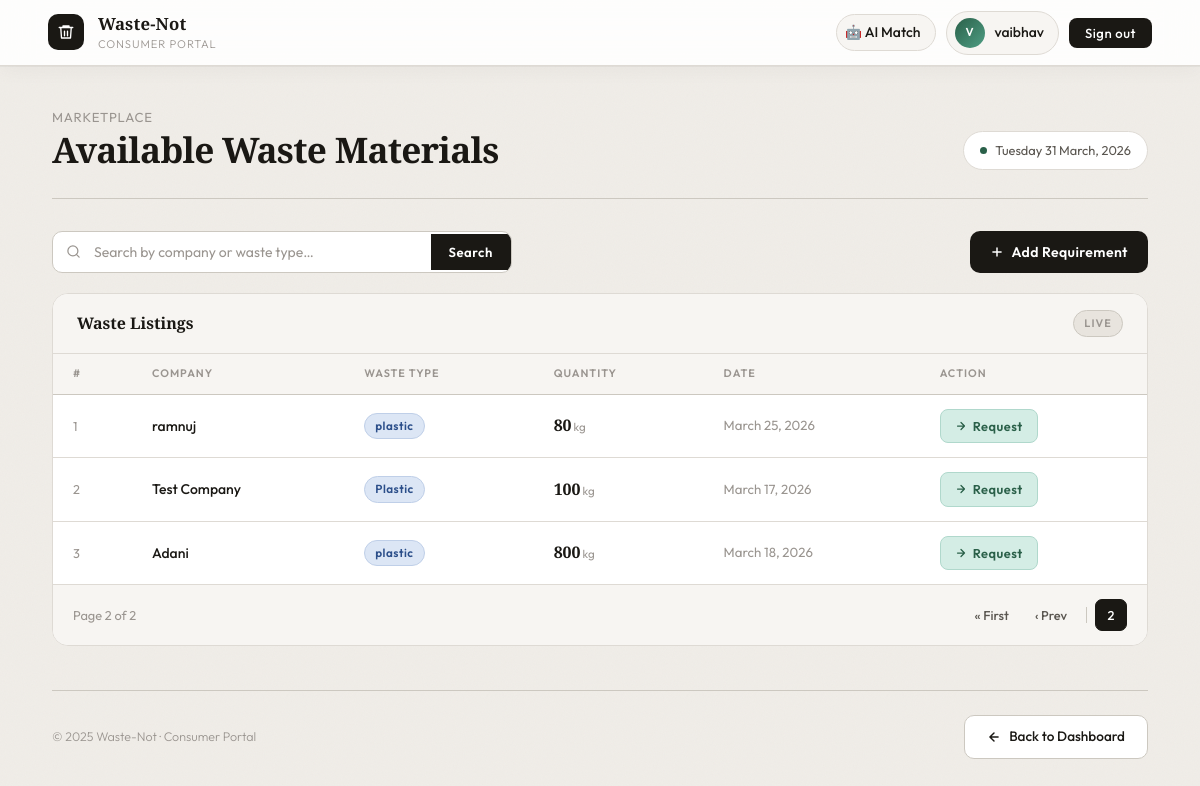
/consumer/?page=2&search= (signed in), run on an earlier commit of the app's database.
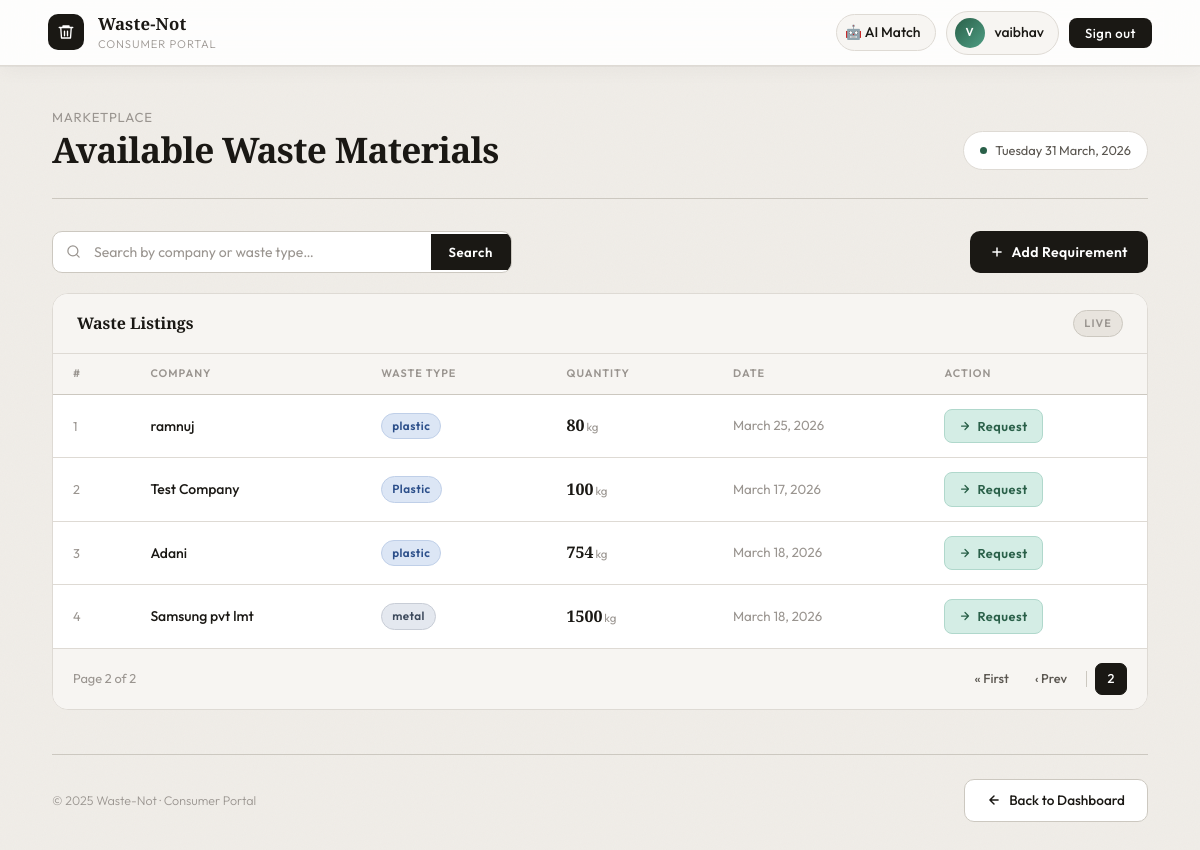
And on a later commit of the database.
### wasteapp/models.py (models this page shows, shortened)
class Waste(models.Model):
    producer = models.ForeignKey(settings.AUTH_USER_MODEL, on_delete=models.CASCADE)
    company      = models.CharField(max_length=200, default="Unknown Company")
    waste_type   = models.CharField(max_length=100)
    quantity     = models.IntegerField()
    date         = models.DateField(default=timezone.now)
    location     = models.CharField(max_length=100)
    status = models.CharField(
        max_length=20,
        choices=[
            ('produced',  'Produced'),
            ('listed',    'Listed'),
            ('consumed',  'Consumed'),
            ('recycled',  'Recycled'),
        ],
        default='produced'
    )
    description = models.TextField(blank=True)
    created_at  = models.DateTimeField(auto_now_add=True)

### wasteapp/views.py (the view)
# urls.py: path('consumer/',         views.consumer_page,  name="consumer_page"),
@login_required(login_url="login")
@consumer_required
def consumer_page(request):
    search_query = request.GET.get("search", "")
    waste_data = Waste.objects.filter(status="produced", quantity__gt=0)
    if search_query:
        waste_data = waste_data.filter(
            Q(company__icontains=search_query)
            | Q(waste_type__icontains=search_query)
        )
    paginator = Paginator(waste_data, 10)
    page_number = request.GET.get("page")
    page_obj = paginator.get_page(page_number)
    return render(
        request,
        "consumer.html",
        {"data": page_obj, "search_query": search_query},
    )

### wasteapp/templates/consumer.html (shortened to what the changed rows need)
<!DOCTYPE html>
<html lang="en">
<head>
</head>
<body>
<div class="main">
  <div class="card">
    <div class="table-scroll">
      <table>
        <thead>
          <tr>
            <th>#</th>
            <th>Company</th>
            <th>Waste Type</th>
            <th>Quantity</th>
            <th>Date</th>
            <th>Action</th>
          </tr>
        </thead>
        <tbody>
          {% for i in data %}
          <tr>
            <td style="color:var(--ink3); font-size:0.8rem;">{{ forloop.counter }}</td>
            <td style="font-weight:500;">{{ i.company }}</td>
            <td>
              <span class="badge badge-{{ i.waste_type|lower }}">{{ i.waste_type }}</span>
            </td>
            <td>
              <span class="qty-val">{{ i.quantity }}</span><span class="qty-unit">kg</span>
            </td>
            <td style="color:var(--ink3); font-size:0.83rem;">{{ i.date }}</td>
            <td>
              <a href="{% url 'request' i.id %}" class="btn-request">
                <svg width="12" height="12" viewBox="0 0 24 24" fill="none" stroke="currentColor" stroke-width="2.5" stroke-linecap="round" stroke-linejoin="round"><path d="M5 12h14M12 5l7 7-7 7"/></svg>
                Request
              </a>
            </td>
          </tr>
          {% endfor %}
        </tbody>
      </table>
    </div>
  </div>
</div>
</body>
</html>

What changed in the data, as far as the page shows it:
changed Waste "Adani": quantity "800" → "754"
added Waste: company "Samsung pvt lmt", waste_type "metal", quantity "1500", date "March 18, 2026"
